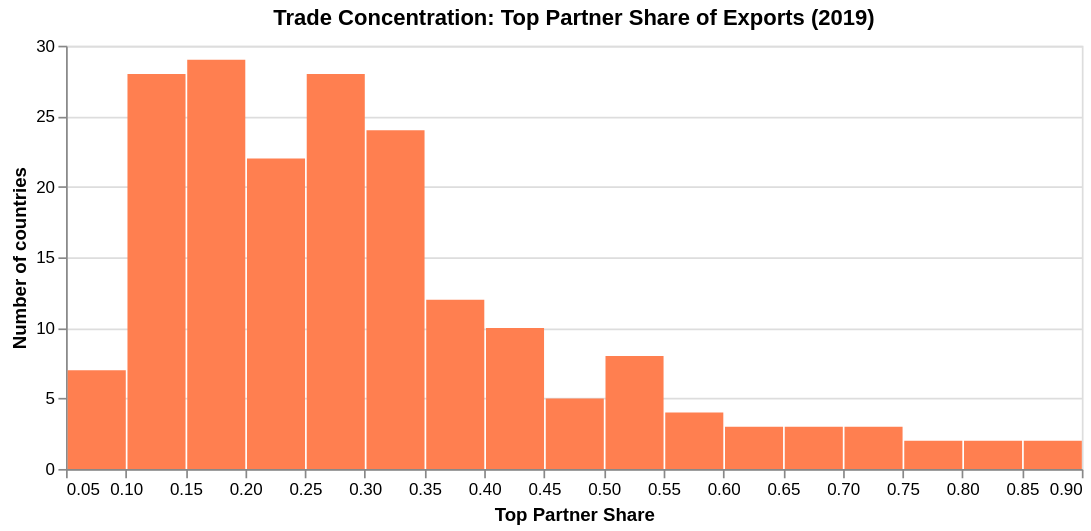

The notebook cell saved with this chart:
### Code cell
# Trade concentration histogram
country_trade |> @vlplot(
    width=600, height=250,
    title="Trade Concentration: Top Partner Share of Exports (2019)",
    mark={:bar, color="coral"},
    x={field=:top_partner_share, type=:quantitative, bin={step=0.05}, title="Top Partner Share"},
    y={"count()", title="Number of countries"}
)

### Figure 1 — Vega specification as saved in the notebook (floating-point values rounded to 4 significant figures; data arrays with more than 128 entries replaced by an {"elided": "..."} marker saying what was removed)
{"$schema": "https://vega.github.io/schema/vega/v5.json", "axes": [{"aria": false, "domain": false, "grid": true, "gridScale": "x", "labels": false, "maxExtent": 0, "minExtent": 0, "orient": "left", "scale": "y", "tickCount": {"signal": "ceil(height/40)"}, "ticks": false, "zindex": 0}, {"grid": false, "labelFlush": true, "labelOverlap": true, "orient": "bottom", "scale": "x", "tickCount": {"signal": "ceil(width/10)"}, "title": "Top Partner Share", "zindex": 0}, {"grid": false, "labelOverlap": true, "orient": "left", "scale": "y", "tickCount": {"signal": "ceil(height/40)"}, "title": "Number of countries", "zindex": 0}], "background": "white", "data": [{"name": "source_0", "values": {"elided": "192 records"}}, {"name": "data_0", "source": "source_0", "transform": [{"field": "top_partner_share", "signal": "bin_step_0_05_top_partner_share_extent", "type": "extent"}, {"as": ["bin_step_0_05_top_partner_share", "bin_step_0_05_top_partner_share_end"], "extent": {"signal": "bin_step_0_05_top_partner_share_extent"}, "field": "top_partner_share", "signal": "bin_step_0_05_top_partner_share_bins", "step": 0.05, "type": "bin"}, {"as": ["__count"], "fields": [null], "groupby": ["bin_step_0_05_top_partner_share", "bin_step_0_05_top_partner_share_end"], "ops": ["count"], "type": "aggregate"}, {"expr": "isValid(datum[\"bin_step_0_05_top_partner_share\"]) && isFinite(+datum[\"bin_step_0_05_top_partner_share\"])", "type": "filter"}]}], "height": 250, "marks": [{"encode": {"update": {"ariaRoleDescription": {"value": "bar"}, "description": {"signal": "\"Top Partner Share: \" + (!isValid(datum[\"bin_step_0_05_top_partner_share\"]) || !isFinite(+datum[\"bin_step_0_05_top_partner_share\"]) ? \"null\" : format(datum[\"bin_step_0_05_top_partner_share\"], \"\") + \" – \" + format(datum[\"bin_step_0_05_top_partner_share_end\"], \"\")) + \"; Number of countries: \" + (format(datum[\"__count\"], \"\"))"}, "fill": {"value": "coral"}, "x": {"field": "bin_step_0_05_top_partner_share_end", "offset": {"signal": "0.5 + (abs(scale(\"x\", datum[\"bin_step_0_05_top_partner_share_end\"]) - scale(\"x\", datum[\"bin_step_0_05_top_partner_share\"])) < 0.25 ? 0.5 * (0.25 - (abs(scale(\"x\", datum[\"bin_step_0_05_top_partner_share_end\"]) - scale(\"x\", datum[\"bin_step_0_05_top_partner_share\"])))) : -0.5)"}, "scale": "x"}, "x2": {"field": "bin_step_0_05_top_partner_share", "offset": {"signal": "0.5 + (abs(scale(\"x\", datum[\"bin_step_0_05_top_partner_share_end\"]) - scale(\"x\", datum[\"bin_step_0_05_top_partner_share\"])) < 0.25 ? -0.5 * (0.25 - (abs(scale(\"x\", datum[\"bin_step_0_05_top_partner_share_end\"]) - scale(\"x\", datum[\"bin_step_0_05_top_partner_share\"])))) : 0.5)"}, "scale": "x"}, "y": {"field": "__count", "scale": "y"}, "y2": {"scale": "y", "value": 0}}}, "from": {"data": "data_0"}, "name": "marks", "style": ["bar"], "type": "rect"}], "padding": 5, "scales": [{"bins": {"signal": "bin_step_0_05_top_partner_share_bins"}, "domain": {"signal": "[bin_step_0_05_top_partner_share_bins.start, bin_step_0_05_top_partner_share_bins.stop]"}, "name": "x", "range": [0, {"signal": "width"}], "type": "linear", "zero": false}, {"domain": {"data": "data_0", "field": "__count"}, "name": "y", "nice": true, "range": [{"signal": "height"}, 0], "type": "linear", "zero": true}], "style": "cell", "title": {"frame": "group", "text": "Trade Concentration: Top Partner Share of Exports (2019)"}, "width": 600}
